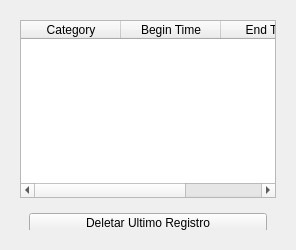
           <widget class="QWidget" name="widget_6" native="true">
            <property name="minimumSize">
             <size>
              <width>0</width>
              <height>5</height>
             </size>
            </property>
            <property name="maximumSize">
             <size>
              <width>16777215</width>
              <height>250</height>
             </size>
            </property>
            <layout class="QVBoxLayout" name="verticalLayout_11">
             <item>
              <widget class="QWidget" name="widget_8" native="true">
               <layout class="QVBoxLayout" name="verticalLayout_12">
                <item>
                 <widget class="QTableWidget" name="tabRegistro">
                  <property name="alternatingRowColors">
                   <bool>true</bool>
                  </property>
                  <property name="selectionMode">
                   <enum>QAbstractItemView::SingleSelection</enum>
                  </property>
                  <property name="selectionBehavior">
                   <enum>QAbstractItemView::SelectRows</enum>
                  </property>
                  <property name="columnCount">
                   <number>3</number>
                  </property>
                  <attribute name="verticalHeaderVisible">
                   <bool>false</bool>
                  </attribute>
                  <column>
                   <property name="text">
                    <string>Category</string>
                   </property>
                  </column>
                  <column>
                   <property name="text">
                    <string>Begin Time</string>
                   </property>
                  </column>
                  <column>
                   <property name="text">
                    <string>End Time</string>
                   </property>
                  </column>
                 </widget>
                </item>
                <item>
                 <widget class="QWidget" name="widget_9" native="true">
                  <property name="minimumSize">
                   <size>
                    <width>0</width>
                    <height>20</height>
                   </size>
                  </property>
                  <property name="maximumSize">
                   <size>
                    <width>16777215</width>
                    <height>40</height>
                   </size>
                  </property>
                  <layout class="QHBoxLayout" name="horizontalLayout_8">
                   <item>
                    <widget class="QPushButton" name="pbDeleteRegistros">
                     <property name="minimumSize">
                      <size>
                       <width>0</width>
                       <height>20</height>
                      </size>
                     </property>
                     <property name="text">
                      <string>Deletar Ultimo Registro</string>
                     </property>
                    </widget>
                   </item>
                  </layout>
                 </widget>
                </item>
               </layout>
              </widget>
             </item>
            </layout>
           </widget>
